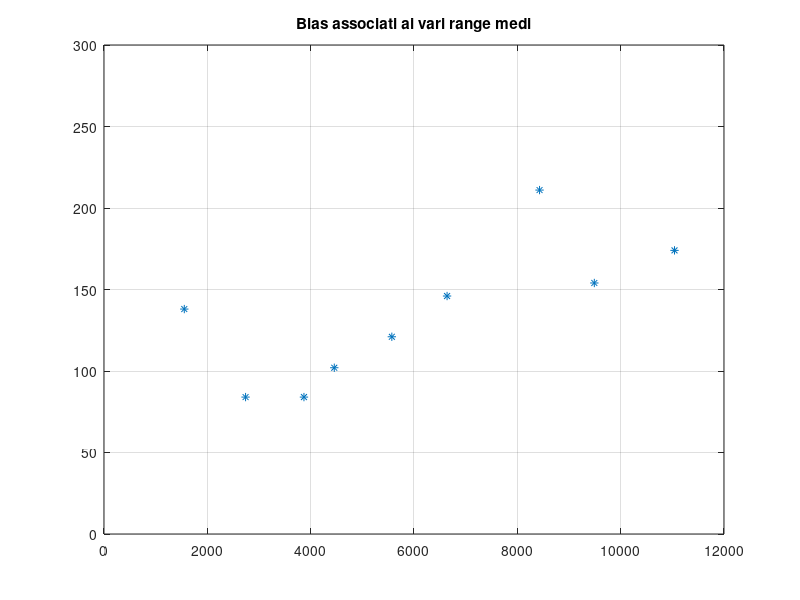

MATLAB code to generate this figure: (Note: this script raises an error after producing the figure.)
%%% ANALISI BIAS

% LAUREA MAGISTRALE ING.ROBOTICA E DELL'AUTOMAZIONE
% CORSO: SISTEMI DI GUIDA E NAVIGAZIONE
% AUTORI: CRISTIAN TESCONI/LUCA CROSATO


%**************************************************************************
% Questo script analizza l'andamento del bias al variare della distanza tra
% due antenne. In particolare si cerca di verificare se esiste o meno un
% trend lineare del bias in funziona della distanza tra le due antenne.
% Occorre insierire manualmente i valori delle misure effettuate al metro
% laser e i corrispettivi valori del bias, che possono essere determinati
% come scarto tra il valor medio (ottenuto utilizzando lo script 
% 'acquisizione_distanze_due_antenne.m') e la misura al metro laser. 
% Le immagini vengono automaticamente salvate nella cartella './IMMAGINI_E1'.
%**************************************************************************
%% CLEAR
clear all
close all
clc

%% SALVATAGGIO IMMAGINI
global save
save = 'y';  %'y' se si vuole salvare, 'n' se non si vuole salvare le immagini

%% BIAS
range = [1554,2740,3870,4457,5571,6640,8430,9490,11042]; %misurazioni al metro laser [mm]
bias = [138,84,84,102,121,146,211,154,174]; 
% plot
figure('name', 'bias associati ai vari range medi ')
plot(range,bias,'*')
axis([0 12000 0 300])
grid on
title('Bias associati ai vari range medi')
% cambiare il name di salvataggio dell'immagine ogni qual volta si cambia
% file .txt
save_as('bias','IMMAGINI_E1')

%% INTERPOLAZIONE
bias(1) = [];
range(1) = [];
p = polyfit(range, bias, 1);
x = range;
for i=1:length(range)
    x(2,i) = 1;
end
x(1, length(range) + 1) = 0;
x(2, length(range) + 1) = 1;

% plot
figure('name', 'fit lineare ')
plot(range,bias,'*', x(1,:), p*x )
title('Fit lineare')
axis([0 12000 0 300])
grid on
save_as ('fit_lineare','IMMAGINI_E1')


